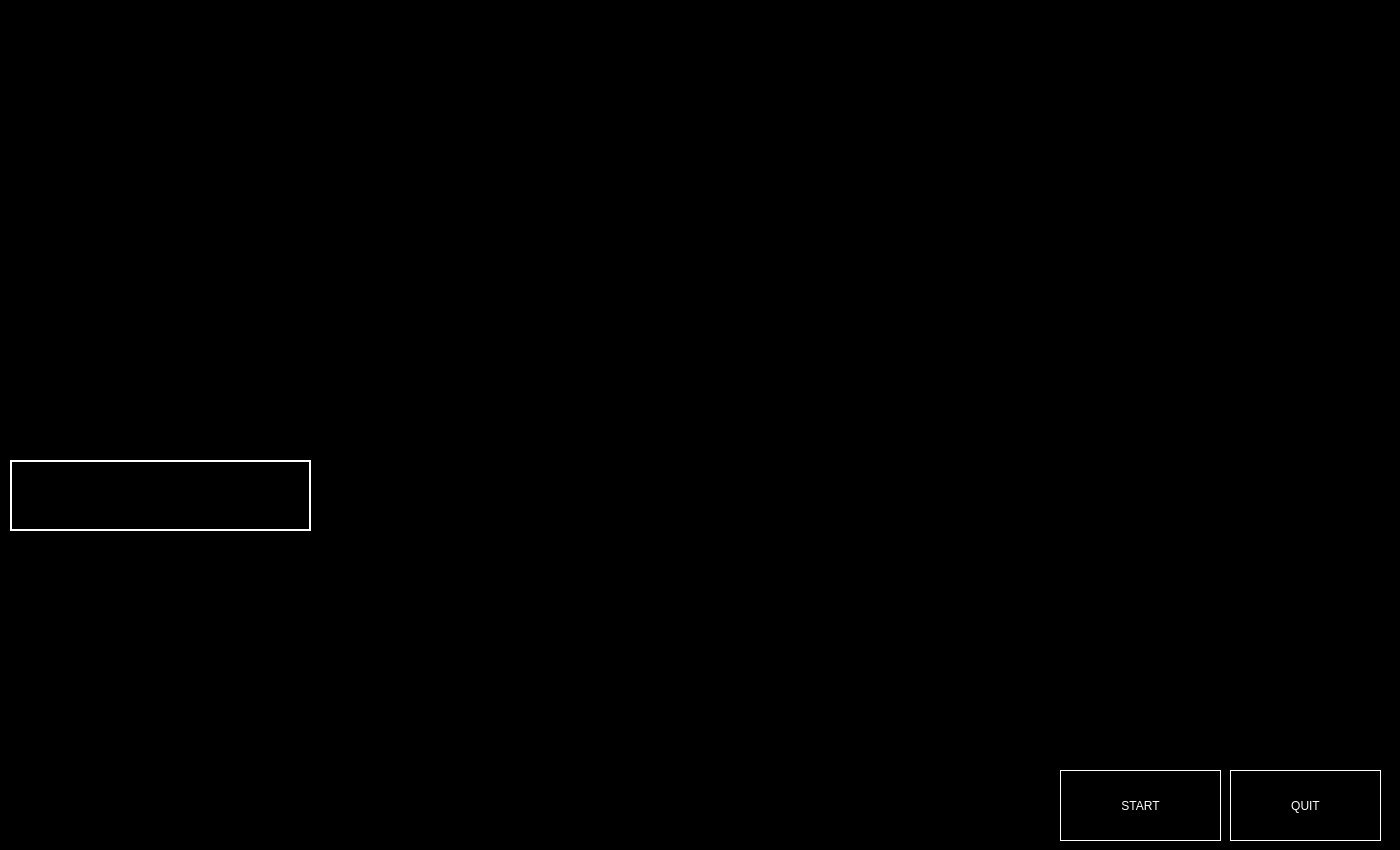
<?xml version="1.0" encoding="UTF-8"?>
<ui version="4.0">
 <class>Frame</class>
 <widget class="QFrame" name="Frame">
  <property name="geometry">
   <rect>
    <x>0</x>
    <y>0</y>
    <width>1400</width>
    <height>850</height>
   </rect>
  </property>
  <property name="windowTitle">
   <string>Frame</string>
  </property>
  <property name="styleSheet">
   <string notr="true">background-color: rgb(0, 0, 0);</string>
  </property>
  <widget class="QLabel" name="head">
   <property name="geometry">
    <rect>
     <x>20</x>
     <y>10</y>
     <width>1351</width>
     <height>161</height>
    </rect>
   </property>
   <property name="text">
    <string/>
   </property>
   <property name="pixmap">
    <pixmap>GUI files/heading.jpg</pixmap>
   </property>
   <property name="scaledContents">
    <bool>true</bool>
   </property>
  </widget>
  <widget class="QLabel" name="ironman">
   <property name="geometry">
    <rect>
     <x>1140</x>
     <y>170</y>
     <width>331</width>
     <height>581</height>
    </rect>
   </property>
   <property name="styleSheet">
    <string notr="true">border-image: url(:/newPrefix/ironman-portrait.webp);</string>
   </property>
   <property name="text">
    <string>TextLabel</string>
   </property>
  </widget>
  <widget class="QLabel" name="arcreact">
   <property name="geometry">
    <rect>
     <x>670</x>
     <y>170</y>
     <width>431</width>
     <height>371</height>
    </rect>
   </property>
   <property name="styleSheet">
    <string notr="true">border-image: url(:/newPrefix/techcircle.gif);</string>
   </property>
   <property name="text">
    <string/>
   </property>
   <property name="scaledContents">
    <bool>true</bool>
   </property>
  </widget>
  <widget class="QLabel" name="load">
   <property name="geometry">
    <rect>
     <x>360</x>
     <y>250</y>
     <width>251</width>
     <height>221</height>
    </rect>
   </property>
   <property name="styleSheet">
    <string notr="true">border-image: url(:/newPrefix/tech loading-cropped.gif);</string>
   </property>
   <property name="text">
    <string>TextLabel</string>
   </property>
   <property name="scaledContents">
    <bool>true</bool>
   </property>
  </widget>
  <widget class="QLabel" name="listen">
   <property name="geometry">
    <rect>
     <x>360</x>
     <y>240</y>
     <width>251</width>
     <height>241</height>
    </rect>
   </property>
   <property name="styleSheet">
    <string notr="true">border-image: url(:/newPrefix/listening.gif);</string>
   </property>
   <property name="text">
    <string>TextLabel</string>
   </property>
   <property name="scaledContents">
    <bool>true</bool>
   </property>
  </widget>
  <widget class="QLabel" name="codelabel">
   <property name="geometry">
    <rect>
     <x>10</x>
     <y>190</y>
     <width>301</width>
     <height>211</height>
    </rect>
   </property>
   <property name="styleSheet">
    <string notr="true">border-image: url(:/newPrefix/B.G_Template_1.gif);</string>
   </property>
   <property name="text">
    <string/>
   </property>
   <property name="scaledContents">
    <bool>true</bool>
   </property>
  </widget>
  <widget class="QLabel" name="speak">
   <property name="geometry">
    <rect>
     <x>360</x>
     <y>230</y>
     <width>271</width>
     <height>261</height>
    </rect>
   </property>
   <property name="styleSheet">
    <string notr="true">border-image: url(:/newPrefix/speaking.gif);</string>
   </property>
   <property name="text">
    <string>TextLabel</string>
   </property>
   <property name="scaledContents">
    <bool>true</bool>
   </property>
  </widget>
  <widget class="QLabel" name="earth">
   <property name="geometry">
    <rect>
     <x>1040</x>
     <y>600</y>
     <width>191</width>
     <height>131</height>
    </rect>
   </property>
   <property name="styleSheet">
    <string notr="true">
border-image: url(:/newPrefix/Earth_Template.gif);</string>
   </property>
   <property name="text">
    <string>TextLabel</string>
   </property>
   <property name="scaledContents">
    <bool>true</bool>
   </property>
  </widget>
  <widget class="QTextBrowser" name="textBrowser">
   <property name="geometry">
    <rect>
     <x>10</x>
     <y>460</y>
     <width>301</width>
     <height>71</height>
    </rect>
   </property>
   <property name="styleSheet">
    <string notr="true">border:2px solid white;
font: 75 14pt &quot;MS Shell Dlg 2&quot;;
color: rgb(255, 255, 255);
background-color: rgb(0, 0, 0);
border-color: rgb(255, 255, 255);
padding:50px;</string>
   </property>
  </widget>
  <widget class="QPushButton" name="start">
   <property name="geometry">
    <rect>
     <x>1060</x>
     <y>770</y>
     <width>161</width>
     <height>71</height>
    </rect>
   </property>
   <property name="cursor">
    <cursorShape>PointingHandCursor</cursorShape>
   </property>
   <property name="styleSheet">
    <string notr="true">background-color: rgb(0, 0, 0);
font: 75 20pt &quot;Leelawadee&quot;;
color: rgb(255, 255, 255);
border : 1px solid white;</string>
   </property>
   <property name="text">
    <string>START</string>
   </property>
  </widget>
  <widget class="QPushButton" name="quit">
   <property name="geometry">
    <rect>
     <x>1230</x>
     <y>770</y>
     <width>151</width>
     <height>71</height>
    </rect>
   </property>
   <property name="cursor">
    <cursorShape>PointingHandCursor</cursorShape>
   </property>
   <property name="styleSheet">
    <string notr="true">background-color: rgb(0, 0, 0);
font: 75 20pt &quot;Leelawadee&quot;;
color: rgb(255, 255, 255);
border : 1px solid white;</string>
   </property>
   <property name="text">
    <string>QUIT</string>
   </property>
  </widget>
  <widget class="QPlainTextEdit" name="terminalOutputBox">
   <property name="geometry">
    <rect>
     <x>10</x>
     <y>570</y>
     <width>1031</width>
     <height>271</height>
    </rect>
   </property>
   <property name="font">
    <font>
     <family>&quot;Karisma&quot;</family>
     <pointsize>14</pointsize>
     <weight>50</weight>
     <italic>false</italic>
     <bold>false</bold>
    </font>
   </property>
   <property name="cursor" stdset="0">
    <cursorShape>IBeamCursor</cursorShape>
   </property>
   <property name="mouseTracking">
    <bool>true</bool>
   </property>
   <property name="styleSheet">
    <string notr="true">border-color: rgb(255, 255, 255);
background: transparent;
font:14pt \&quot;Karisma\&quot;;
color: rgb(255, 255, 255);
border-style: solid;
border-width: 1px 1px 1px 1px;
padding-left:5px;</string>
   </property>
   <property name="verticalScrollBarPolicy">
    <enum>Qt::ScrollBarAsNeeded</enum>
   </property>
   <property name="horizontalScrollBarPolicy">
    <enum>Qt::ScrollBarAlwaysOff</enum>
   </property>
   <property name="sizeAdjustPolicy">
    <enum>QAbstractScrollArea::AdjustToContentsOnFirstShow</enum>
   </property>
   <property name="readOnly">
    <bool>true</bool>
   </property>
   <property name="overwriteMode">
    <bool>true</bool>
   </property>
   <property name="textInteractionFlags">
    <set>Qt::LinksAccessibleByMouse|Qt::TextSelectableByKeyboard|Qt::TextSelectableByMouse</set>
   </property>
   <property name="centerOnScroll">
    <bool>true</bool>
   </property>
  </widget>
 </widget>
 <resources>
  <include location="GUI files/gui.qrc"/>
 </resources>
 <connections/>
</ui>
